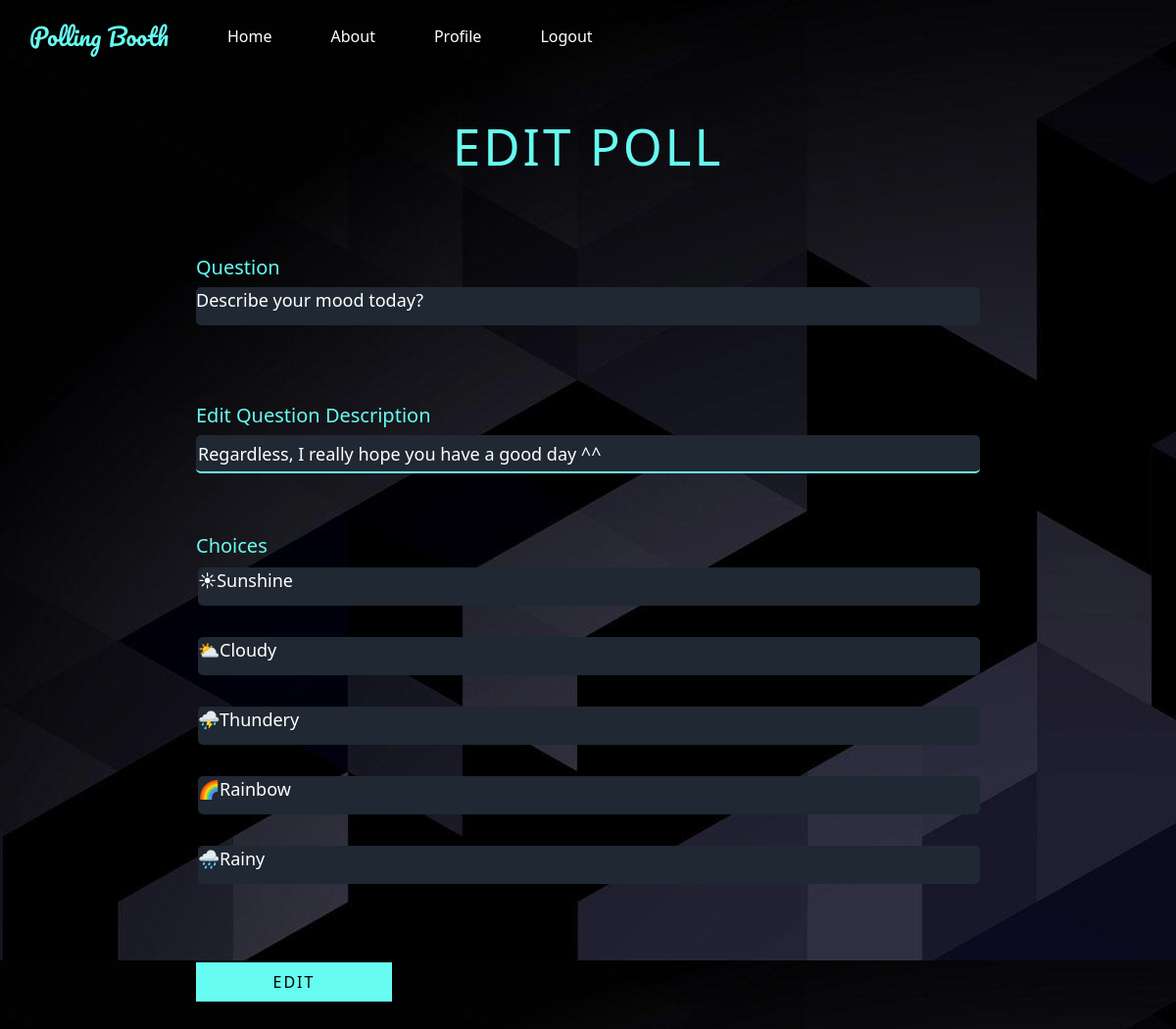
The page /editPoll.php?poll=6 (signed in) on the database its author committed.
### tables this page shows
CREATE TABLE `polls` (
  `pollId` int(4) NOT NULL,
  `userId` varchar(256) NOT NULL,
  `type` varchar(256) NOT NULL,
  `question` varchar(256) NOT NULL,
  `description` varchar(256) DEFAULT NULL,
  `startDate` date NOT NULL,
  `endDate` date NOT NULL,
  `isPrivate` char(1) NOT NULL
);

CREATE TABLE `choices` (
  `pollId` int(4) NOT NULL,
  `choiceName` varchar(256) NOT NULL,
  `nSelected` int(4) NOT NULL DEFAULT 0
);

### includes/functions.inc.php (called while the page is built, shortened)
<?php
function fetchPoll($conn, $id)
{
    $sql = "SELECT * FROM polls WHERE pollId = ?;";
    $stmt = mysqli_stmt_init($conn);
    if (!mysqli_stmt_prepare($stmt, $sql))
    {
        header("location: ../polls.php?error=stmtfailed");
        exit();
    }
    mysqli_stmt_bind_param($stmt, "s", $id);
    mysqli_stmt_execute($stmt);
    $resultData = mysqli_stmt_get_result($stmt);
    $row = mysqli_fetch_assoc($resultData);
    return $row;
}
function fetchChoices($conn, $poll) {
    $sql = "SELECT * FROM choices WHERE pollId = ?;";
    $stmt = mysqli_stmt_init($conn);
    if (!mysqli_stmt_prepare($stmt, $sql)) {
        header("location: ../index.php?error=stmtfailed");
        exit();
    }
    mysqli_stmt_bind_param($stmt, "s", $poll);
    mysqli_stmt_execute($stmt);
    $result = mysqli_stmt_get_result($stmt);
    $rowsNum = mysqli_num_rows($result);
    if ($rowsNum > 0)
    {
        $rows = mysqli_fetch_all($result, MYSQLI_ASSOC);
        return $rows;
    }
    return false;
}

### editPoll.php (the view, shortened to what this page needs)
<?php
include_once "header.php";
require_once "includes/functions.inc.php";
require_once "includes/dbh.inc.php";
$poll_id = $_GET["poll"];
$poll = fetchPoll($conn, $poll_id);
$choices = fetchChoices($conn, $poll_id);
?>
<section class="form">
    <h1 class="title2">Edit Poll</h1>
    <form class="contact-form row" action="<?php echo 'includes/editPoll.inc.php?id=' . $poll_id ?>" method="post">
        <div class="form-field col-lg-12">
            <h5 title="Cannot Edit" style="color: #66fcf1">Question</h5>
            <p class="input-text"><?php echo $poll["question"]; ?> </p>
        </div>
        <div class="form-field col-lg-12">
            <label style="color: #66fcf1" for="description">
                <h5>Edit Question Description</h5>
            </label>
            <input placeholder="Question Description" id="description" name="newDesc" class="input-text js-input" type="text" value="<?php echo $poll["description"]; ?>">
        </div>
        <h5 title="Cannot Edit" style="color: #66fcf1; position: relative; top: 30px">Choices</h5>
        <ul id="options">
            <?php
            foreach ($choices as $choice) { ?>
                <div class="form-field col-lg-12 ">
                    <ul id="options" style="list-style-type:none; margin-left: -30px">
                        <?php echo "<li class='input-text'>" . $choice["choiceName"] . "</li>"; ?>
                    </ul>
                </div>
            <?php
            }
            ?>
        </ul>
        <div class="form-field col-lg-12">
            <button class="submit-btn" type="submit" name="submit" value="submit">Edit</button>
        </div>
    </form>
</section>
</body>
</html>

### style.css (style rules this page uses)
html, body { margin: 0px; padding: 0px; }
input, select, textarea { color: #1f2833; }
.form { max-width: 800px; margin: 50px auto; position: relative; }
.form .title2 { text-align: center; text-transform: uppercase; letter-spacing: 3px; font-size: 3.2em; line-height: 48px; padding-bottom: 48px; color: #66fcf1; }
ul#options li { margin-bottom: 20px; }
.contact-form .form-field { position: relative; margin: 32px 0; }
.contact-form .input-text { display: block; width: 100%; height: 39px; border-width: 0 0 2px 0; border-color: #66fcf1; font-size: 18px; line-height: 26px; font-weight: 400; background-color: #1f2833; color: white; border-radius: 5px; }
.contact-form #question::placeholder, .contact-form #description::placeholder { color: #1f2833; }
.submit-btn { display: inline-block; background-color: #66fcf1; color: black; text-transform: uppercase; letter-spacing: 2px; font-size: 16px; padding: 8px 16px; border: none; width: 200px; cursor: pointer; }

### rows shown on the page
polls: question "Describe your mood today?", newDesc "Regardless, I really hope you have a good day ^^"
choices: choiceName "☀Sunshine"
choices: choiceName "⛅Cloudy"
choices: choiceName "⛈Thundery"
choices: choiceName "🌈Rainbow"
choices: choiceName "🌧Rainy"
